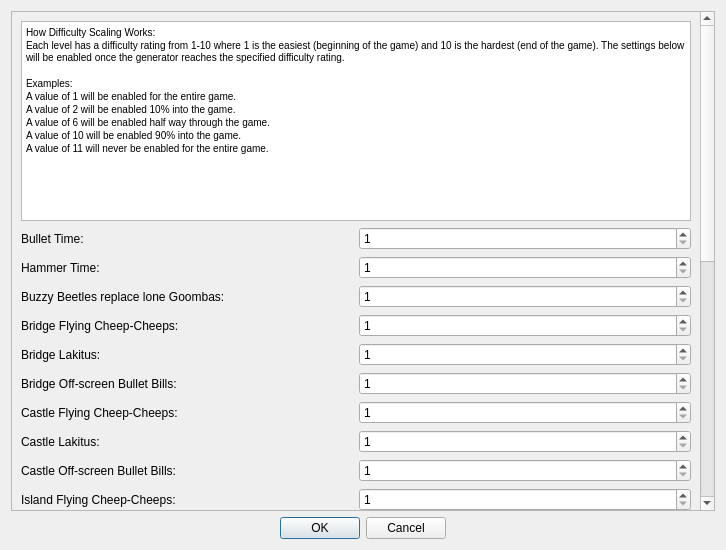
<?xml version="1.0" encoding="UTF-8"?>
<ui version="4.0">
 <class>Difficulty_Level_Form</class>
 <widget class="QDialog" name="Difficulty_Level_Form">
  <property name="geometry">
   <rect>
    <x>0</x>
    <y>0</y>
    <width>726</width>
    <height>550</height>
   </rect>
  </property>
  <property name="windowTitle">
   <string>Dialog</string>
  </property>
  <layout class="QVBoxLayout" name="verticalLayout">
   <item>
    <widget class="QScrollArea" name="scrollDifficulty">
     <property name="widgetResizable">
      <bool>true</bool>
     </property>
     <widget class="QWidget" name="scrollAreaWidgetContents">
      <property name="geometry">
       <rect>
        <x>0</x>
        <y>0</y>
        <width>685</width>
        <height>1138</height>
       </rect>
      </property>
      <layout class="QVBoxLayout" name="verticalLayout_3">
       <item>
        <layout class="QVBoxLayout" name="verticalLayout_2">
         <item>
          <widget class="QTextBrowser" name="txtExplanation">
           <property name="minimumSize">
            <size>
             <width>0</width>
             <height>200</height>
            </size>
           </property>
           <property name="html">
            <string>&lt;!DOCTYPE HTML PUBLIC &quot;-//W3C//DTD HTML 4.0//EN&quot; &quot;http://www.w3.org/TR/REC-html40/strict.dtd&quot;&gt;
&lt;html&gt;&lt;head&gt;&lt;meta name=&quot;qrichtext&quot; content=&quot;1&quot; /&gt;&lt;style type=&quot;text/css&quot;&gt;
p, li { white-space: pre-wrap; }
&lt;/style&gt;&lt;/head&gt;&lt;body style=&quot; font-family:'MS Shell Dlg 2'; font-size:7.8pt; font-weight:400; font-style:normal;&quot;&gt;
&lt;p style=&quot; margin-top:0px; margin-bottom:0px; margin-left:0px; margin-right:0px; -qt-block-indent:0; text-indent:0px;&quot;&gt;How Difficulty Scaling Works:&lt;/p&gt;
&lt;p style=&quot; margin-top:0px; margin-bottom:0px; margin-left:0px; margin-right:0px; -qt-block-indent:0; text-indent:0px;&quot;&gt;Each level has a difficulty rating from 1-10 where 1 is the easiest (beginning of the game) and 10 is the hardest (end of the game). The settings below will be enabled once the generator reaches the specified difficulty rating.&lt;/p&gt;
&lt;p style=&quot;-qt-paragraph-type:empty; margin-top:0px; margin-bottom:0px; margin-left:0px; margin-right:0px; -qt-block-indent:0; text-indent:0px;&quot;&gt;&lt;br /&gt;&lt;/p&gt;
&lt;p style=&quot; margin-top:0px; margin-bottom:0px; margin-left:0px; margin-right:0px; -qt-block-indent:0; text-indent:0px;&quot;&gt;Examples:&lt;/p&gt;
&lt;p style=&quot; margin-top:0px; margin-bottom:0px; margin-left:0px; margin-right:0px; -qt-block-indent:0; text-indent:0px;&quot;&gt;A value of 1 will be enabled for the entire game.&lt;/p&gt;
&lt;p style=&quot; margin-top:0px; margin-bottom:0px; margin-left:0px; margin-right:0px; -qt-block-indent:0; text-indent:0px;&quot;&gt;A value of 2 will be enabled 10% into the game.&lt;/p&gt;
&lt;p style=&quot; margin-top:0px; margin-bottom:0px; margin-left:0px; margin-right:0px; -qt-block-indent:0; text-indent:0px;&quot;&gt;A value of 6 will be enabled half way through the game.&lt;/p&gt;
&lt;p style=&quot; margin-top:0px; margin-bottom:0px; margin-left:0px; margin-right:0px; -qt-block-indent:0; text-indent:0px;&quot;&gt;A value of 10 will be enabled 90% into the game.&lt;/p&gt;
&lt;p style=&quot; margin-top:0px; margin-bottom:0px; margin-left:0px; margin-right:0px; -qt-block-indent:0; text-indent:0px;&quot;&gt;A value of 11 will never be enabled for the entire game.&lt;/p&gt;&lt;/body&gt;&lt;/html&gt;</string>
           </property>
          </widget>
         </item>
        </layout>
       </item>
       <item>
        <spacer name="verticalSpacer">
         <property name="orientation">
          <enum>Qt::Vertical</enum>
         </property>
         <property name="sizeHint" stdset="0">
          <size>
           <width>20</width>
           <height>40</height>
          </size>
         </property>
        </spacer>
       </item>
       <item>
        <layout class="QHBoxLayout" name="layoutBulletTime">
         <item>
          <widget class="QLabel" name="lblBulletTime">
           <property name="toolTip">
            <string>Replaces most vertical blocks with Bullet Bill Cannons</string>
           </property>
           <property name="text">
            <string>Bullet Time:</string>
           </property>
          </widget>
         </item>
         <item>
          <widget class="QSpinBox" name="sbBulletTime">
           <property name="minimum">
            <number>1</number>
           </property>
           <property name="maximum">
            <number>11</number>
           </property>
          </widget>
         </item>
        </layout>
       </item>
       <item>
        <layout class="QHBoxLayout" name="layoutHammerTime">
         <item>
          <widget class="QLabel" name="lblHammerTime">
           <property name="toolTip">
            <string>Replaces some enemies with Hammer Bros.</string>
           </property>
           <property name="text">
            <string>Hammer Time:</string>
           </property>
          </widget>
         </item>
         <item>
          <widget class="QSpinBox" name="sbHammerTime">
           <property name="minimum">
            <number>1</number>
           </property>
           <property name="maximum">
            <number>11</number>
           </property>
          </widget>
         </item>
        </layout>
       </item>
       <item>
        <layout class="QHBoxLayout" name="layoutBuzzyBeetleReplaceLoneGoombas">
         <item>
          <widget class="QLabel" name="lblBuzzyBeetleReplaceLoneGoombas">
           <property name="toolTip">
            <string>Replaces most vertical blocks with Bullet Bill Cannons</string>
           </property>
           <property name="text">
            <string>Buzzy Beetles replace lone Goombas:</string>
           </property>
          </widget>
         </item>
         <item>
          <widget class="QSpinBox" name="sbBuzzyBeetleReplaceLoneGoombas">
           <property name="minimum">
            <number>1</number>
           </property>
           <property name="maximum">
            <number>11</number>
           </property>
          </widget>
         </item>
        </layout>
       </item>
       <item>
        <layout class="QHBoxLayout" name="layoutBridgeFlyingCheepCheeps">
         <item>
          <widget class="QLabel" name="lblBridgeFlyingCheepCheeps">
           <property name="text">
            <string>Bridge Flying Cheep-Cheeps:</string>
           </property>
          </widget>
         </item>
         <item>
          <widget class="QSpinBox" name="sbBridgeFlyingCheepCheeps">
           <property name="minimum">
            <number>1</number>
           </property>
           <property name="maximum">
            <number>11</number>
           </property>
          </widget>
         </item>
        </layout>
       </item>
       <item>
        <layout class="QHBoxLayout" name="layoutBridgeLakitus">
         <item>
          <widget class="QLabel" name="lblBridgeLakitus">
           <property name="text">
            <string>Bridge Lakitus:</string>
           </property>
          </widget>
         </item>
         <item>
          <widget class="QSpinBox" name="sbBridgeLakitus">
           <property name="minimum">
            <number>1</number>
           </property>
           <property name="maximum">
            <number>11</number>
           </property>
          </widget>
         </item>
        </layout>
       </item>
       <item>
        <layout class="QHBoxLayout" name="layoutBridgeOffscreenBulletBills">
         <item>
          <widget class="QLabel" name="lblBridgeOffscreenBulletBills">
           <property name="text">
            <string>Bridge Off-screen Bullet Bills:</string>
           </property>
          </widget>
         </item>
         <item>
          <widget class="QSpinBox" name="sbBridgeOffscreenBulletBills">
           <property name="minimum">
            <number>1</number>
           </property>
           <property name="maximum">
            <number>11</number>
           </property>
          </widget>
         </item>
        </layout>
       </item>
       <item>
        <layout class="QHBoxLayout" name="layoutCastleFlyingCheepCheeps">
         <item>
          <widget class="QLabel" name="lblCastleFlyingCheepCheeps">
           <property name="text">
            <string>Castle Flying Cheep-Cheeps:</string>
           </property>
          </widget>
         </item>
         <item>
          <widget class="QSpinBox" name="sbCastleFlyingCheepCheeps">
           <property name="minimum">
            <number>1</number>
           </property>
           <property name="maximum">
            <number>11</number>
           </property>
          </widget>
         </item>
        </layout>
       </item>
       <item>
        <layout class="QHBoxLayout" name="layoutCastleLakitus">
         <item>
          <widget class="QLabel" name="lblCastleLakitus">
           <property name="text">
            <string>Castle Lakitus:</string>
           </property>
          </widget>
         </item>
         <item>
          <widget class="QSpinBox" name="sbCastleLakitus">
           <property name="minimum">
            <number>1</number>
           </property>
           <property name="maximum">
            <number>11</number>
           </property>
          </widget>
         </item>
        </layout>
       </item>
       <item>
        <layout class="QHBoxLayout" name="layoutCastleOffscreenBulletBills">
         <item>
          <widget class="QLabel" name="lblCastleOffscreenBulletBills">
           <property name="text">
            <string>Castle Off-screen Bullet Bills:</string>
           </property>
          </widget>
         </item>
         <item>
          <widget class="QSpinBox" name="sbCastleOffscreenBulletBills">
           <property name="minimum">
            <number>1</number>
           </property>
           <property name="maximum">
            <number>11</number>
           </property>
          </widget>
         </item>
        </layout>
       </item>
       <item>
        <layout class="QHBoxLayout" name="layoutIslandFlyingCheepCheeps">
         <item>
          <widget class="QLabel" name="lblIslandFlyingCheepCheeps">
           <property name="text">
            <string>Island Flying Cheep-Cheeps:</string>
           </property>
          </widget>
         </item>
         <item>
          <widget class="QSpinBox" name="sbIslandFlyingCheepCheeps">
           <property name="minimum">
            <number>1</number>
           </property>
           <property name="maximum">
            <number>11</number>
           </property>
          </widget>
         </item>
        </layout>
       </item>
       <item>
        <layout class="QHBoxLayout" name="layoutIslandLakitus">
         <item>
          <widget class="QLabel" name="lblIslandLakitus">
           <property name="text">
            <string>Island Lakitus:</string>
           </property>
          </widget>
         </item>
         <item>
          <widget class="QSpinBox" name="sbIslandLakitus">
           <property name="minimum">
            <number>1</number>
           </property>
           <property name="maximum">
            <number>11</number>
           </property>
          </widget>
         </item>
        </layout>
       </item>
       <item>
        <layout class="QHBoxLayout" name="layoutIslandOffscreenBulletBills">
         <item>
          <widget class="QLabel" name="lblIslandOffscreenBulletBills">
           <property name="text">
            <string>Island Off-screen Bullet Bills:</string>
           </property>
          </widget>
         </item>
         <item>
          <widget class="QSpinBox" name="sbIslandOffscreenBulletBills">
           <property name="minimum">
            <number>1</number>
           </property>
           <property name="maximum">
            <number>11</number>
           </property>
          </widget>
         </item>
        </layout>
       </item>
       <item>
        <layout class="QHBoxLayout" name="layoutUndergroundFlyingCheepCheeps">
         <item>
          <widget class="QLabel" name="lblUndergroundFlyingCheepCheeps">
           <property name="text">
            <string>Underground Flying Cheep-Cheeps:</string>
           </property>
          </widget>
         </item>
         <item>
          <widget class="QSpinBox" name="sbUndergroundFlyingCheepCheeps">
           <property name="minimum">
            <number>1</number>
           </property>
           <property name="maximum">
            <number>11</number>
           </property>
          </widget>
         </item>
        </layout>
       </item>
       <item>
        <layout class="QHBoxLayout" name="layoutUndergroundLakitus">
         <item>
          <widget class="QLabel" name="lblUndergroundLakitus">
           <property name="text">
            <string>Underground Lakitus:</string>
           </property>
          </widget>
         </item>
         <item>
          <widget class="QSpinBox" name="sbUndergroundLakitus">
           <property name="minimum">
            <number>1</number>
           </property>
           <property name="maximum">
            <number>11</number>
           </property>
          </widget>
         </item>
        </layout>
       </item>
       <item>
        <layout class="QHBoxLayout" name="layoutUndergroundOffscreenBulletBills">
         <item>
          <widget class="QLabel" name="lblUndergroundOffscreenBulletBills">
           <property name="text">
            <string>Underground Off-screen Bullet Bills:</string>
           </property>
          </widget>
         </item>
         <item>
          <widget class="QSpinBox" name="sbUndergroundOffscreenBulletBills">
           <property name="minimum">
            <number>1</number>
           </property>
           <property name="maximum">
            <number>11</number>
           </property>
          </widget>
         </item>
        </layout>
       </item>
       <item>
        <layout class="QHBoxLayout" name="layoutUnderwaterBloopers">
         <item>
          <widget class="QLabel" name="lblUnderwaterBloopers">
           <property name="toolTip">
            <string>Replaces most vertical blocks with Bullet Bill Cannons</string>
           </property>
           <property name="text">
            <string>Underwater Bloopers:</string>
           </property>
          </widget>
         </item>
         <item>
          <widget class="QSpinBox" name="sbUnderwaterBloopers">
           <property name="minimum">
            <number>1</number>
           </property>
           <property name="maximum">
            <number>11</number>
           </property>
          </widget>
         </item>
        </layout>
       </item>
       <item>
        <layout class="QHBoxLayout" name="layoutUnderwaterFlyingCheepCheeps">
         <item>
          <widget class="QLabel" name="lblUnderwaterFlyingCheepCheeps">
           <property name="text">
            <string>Underwater Flying Cheep-Cheeps:</string>
           </property>
          </widget>
         </item>
         <item>
          <widget class="QSpinBox" name="sbUnderwaterFlyingCheepCheeps">
           <property name="minimum">
            <number>1</number>
           </property>
           <property name="maximum">
            <number>11</number>
           </property>
          </widget>
         </item>
        </layout>
       </item>
       <item>
        <layout class="QHBoxLayout" name="layoutUnderwaterLakitus">
         <item>
          <widget class="QLabel" name="lblUnderwaterLakitus">
           <property name="text">
            <string>Underwater Lakitus:</string>
           </property>
          </widget>
         </item>
         <item>
          <widget class="QSpinBox" name="sbUnderwaterLakitus">
           <property name="minimum">
            <number>1</number>
           </property>
           <property name="maximum">
            <number>11</number>
           </property>
          </widget>
         </item>
        </layout>
       </item>
       <item>
        <layout class="QHBoxLayout" name="layoutUnderwaterSwimmingCheepCheeps">
         <item>
          <widget class="QLabel" name="lblUnderwaterSwimmingCheepCheeps">
           <property name="text">
            <string>Underwater Swimming Cheep-Cheeps:</string>
           </property>
          </widget>
         </item>
         <item>
          <widget class="QSpinBox" name="sbUnderwaterSwimmingCheepCheeps">
           <property name="minimum">
            <number>1</number>
           </property>
           <property name="maximum">
            <number>11</number>
           </property>
          </widget>
         </item>
        </layout>
       </item>
       <item>
        <layout class="QHBoxLayout" name="layoutStandardOverworldFlyingCheepCheeps">
         <item>
          <widget class="QLabel" name="lblStandardOverworldFlyingCheepCheeps">
           <property name="text">
            <string>Standard Overworld Flying Cheep-Cheeps:</string>
           </property>
          </widget>
         </item>
         <item>
          <widget class="QSpinBox" name="sbStandardOverworldFlyingCheepCheeps">
           <property name="minimum">
            <number>1</number>
           </property>
           <property name="maximum">
            <number>11</number>
           </property>
          </widget>
         </item>
        </layout>
       </item>
       <item>
        <layout class="QHBoxLayout" name="layoutlblStandardOverworldLakitus">
         <item>
          <widget class="QLabel" name="lblStandardOverworldLakitus">
           <property name="text">
            <string>Standard Overworld Lakitus:</string>
           </property>
          </widget>
         </item>
         <item>
          <widget class="QSpinBox" name="sbStandardOverworldLakitus">
           <property name="minimum">
            <number>1</number>
           </property>
           <property name="maximum">
            <number>11</number>
           </property>
          </widget>
         </item>
        </layout>
       </item>
       <item>
        <layout class="QHBoxLayout" name="layoutStandardOverworldOffscreenBulletBills">
         <item>
          <widget class="QLabel" name="lblStandardOverworldOffscreenBulletBills">
           <property name="text">
            <string>Standard Overworld Off-screen Bullet Bills:</string>
           </property>
          </widget>
         </item>
         <item>
          <widget class="QSpinBox" name="sbStandardOverworldOffscreenBulletBills">
           <property name="minimum">
            <number>1</number>
           </property>
           <property name="maximum">
            <number>11</number>
           </property>
          </widget>
         </item>
        </layout>
       </item>
       <item>
        <widget class="QCheckBox" name="cbNoEnemies">
         <property name="text">
          <string>No enemies</string>
         </property>
        </widget>
       </item>
       <item>
        <layout class="QHBoxLayout" name="layoutHammerTimeIntensity">
         <item>
          <widget class="QLabel" name="lblHammerTimeIntensity">
           <property name="toolTip">
            <string/>
           </property>
           <property name="text">
            <string>Hammer Time Intensity:</string>
           </property>
          </widget>
         </item>
         <item>
          <widget class="QSpinBox" name="sbHammerTimeIntensity">
           <property name="suffix">
            <string>%</string>
           </property>
           <property name="minimum">
            <number>0</number>
           </property>
           <property name="maximum">
            <number>100</number>
           </property>
           <property name="value">
            <number>0</number>
           </property>
          </widget>
         </item>
        </layout>
       </item>
       <item>
        <layout class="QHBoxLayout" name="layoutLakituSpawnChancePerLevel">
         <item>
          <widget class="QLabel" name="lblLakituSpawnChancePerLevel">
           <property name="text">
            <string>Lakitu Spawn Chance Per Level:</string>
           </property>
          </widget>
         </item>
         <item>
          <widget class="QSpinBox" name="sbLakituSpawnChancePerLevel">
           <property name="suffix">
            <string>%</string>
           </property>
           <property name="minimum">
            <number>0</number>
           </property>
           <property name="maximum">
            <number>100</number>
           </property>
           <property name="value">
            <number>0</number>
           </property>
          </widget>
         </item>
        </layout>
       </item>
       <item>
        <widget class="QCheckBox" name="cbDisableAllOtherEnemiesWhenALakituSpawns">
         <property name="text">
          <string>Disable all other enemies when a Lakitu spawns</string>
         </property>
        </widget>
       </item>
       <item>
        <layout class="QHBoxLayout" name="layoutSpawnerPriority">
         <item>
          <widget class="QLabel" name="lblSpawnerPriority">
           <property name="text">
            <string>Spawner Priority:</string>
           </property>
          </widget>
         </item>
         <item>
          <widget class="QComboBox" name="comboSpawnerPriority">
           <item>
            <property name="text">
             <string>Random</string>
            </property>
           </item>
           <item>
            <property name="text">
             <string>Lakitus &gt; Flying Cheep-Cheeps &gt; Bullet Bills</string>
            </property>
           </item>
          </widget>
         </item>
        </layout>
       </item>
      </layout>
     </widget>
    </widget>
   </item>
   <item>
    <widget class="QDialogButtonBox" name="buttonBox">
     <property name="orientation">
      <enum>Qt::Horizontal</enum>
     </property>
     <property name="standardButtons">
      <set>QDialogButtonBox::Cancel|QDialogButtonBox::Ok</set>
     </property>
     <property name="centerButtons">
      <bool>true</bool>
     </property>
    </widget>
   </item>
  </layout>
 </widget>
 <resources/>
 <connections>
  <connection>
   <sender>buttonBox</sender>
   <signal>accepted()</signal>
   <receiver>Difficulty_Level_Form</receiver>
   <slot>accept()</slot>
   <hints>
    <hint type="sourcelabel">
     <x>248</x>
     <y>254</y>
    </hint>
    <hint type="destinationlabel">
     <x>157</x>
     <y>274</y>
    </hint>
   </hints>
  </connection>
  <connection>
   <sender>buttonBox</sender>
   <signal>rejected()</signal>
   <receiver>Difficulty_Level_Form</receiver>
   <slot>reject()</slot>
   <hints>
    <hint type="sourcelabel">
     <x>316</x>
     <y>260</y>
    </hint>
    <hint type="destinationlabel">
     <x>286</x>
     <y>274</y>
    </hint>
   </hints>
  </connection>
 </connections>
</ui>
